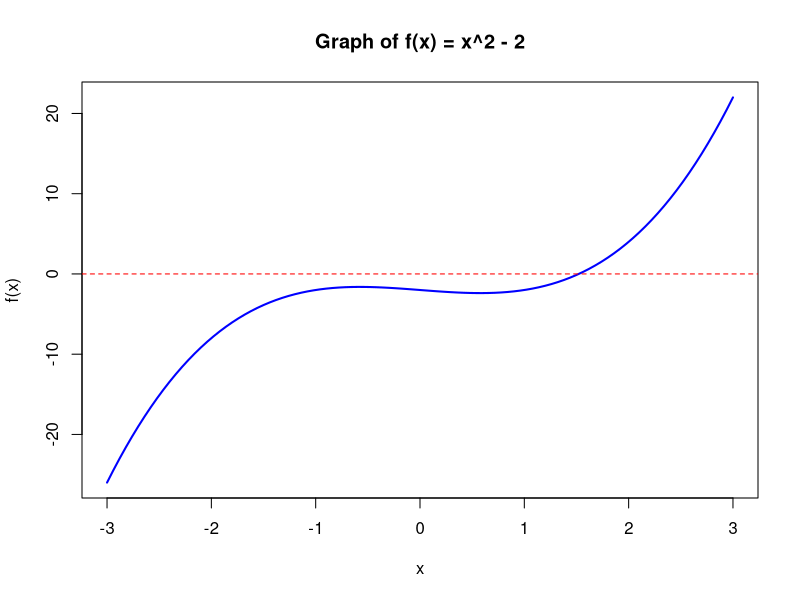
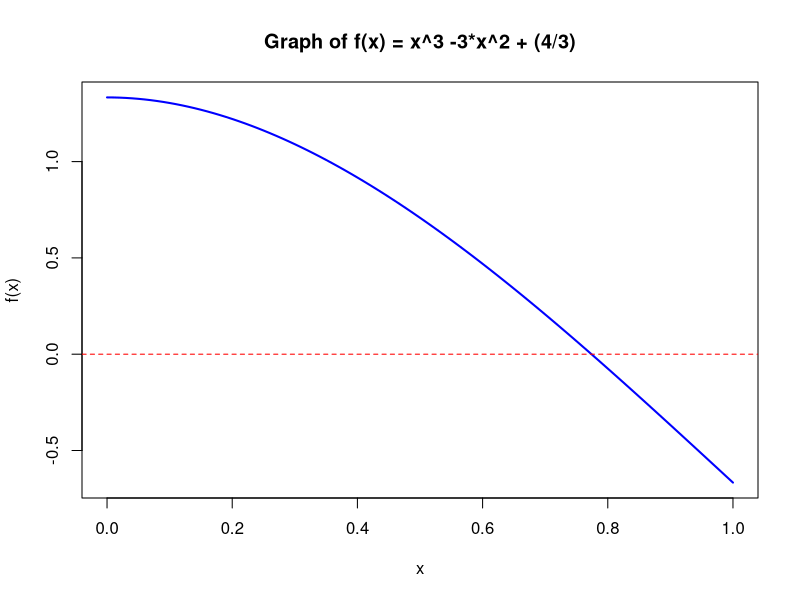

The R script that drew these images, in order: (Note: this script raises an error after producing the figures.)
## ---- chunk 1
bisection_alg = function(f, a, b, tol, max_iter) {
  if (f(a) * f(b) >= 0) {
    stop("Function does not have opposite signs at endpoints")
  }
  iter = 0
  while ((b - a) / 2 > tol && iter < max_iter) {
    c = (a+b) / 2
    if (f(c) == 0) {
      return(c)
    }
    else if (f(a) * f(c) < 0) {
      b = c
    }
    else {
      a = c
    }
    iter = iter + 1
  }
  return((a+b) / 2)
}
## ---- chunk 2
f = function(x) x^3 - x - 2
bisection_alg(f, 1, 2, 1e-7, 100)
## ---- chunk 3
newton_alg = function(fun, funpr, x0, tol, iter) {
  x = x0
  for (i in 1:iter) {
    f_x = fun(x)
    fp_x = funpr(x)
    if (fp_x == 0) {
      stop("Derivative is zero")
    }
    x_new = x - (f_x / fp_x)
    if (abs(x_new - x) < tol) {
      return(list(root = x_new, iterations = i))
    }
    x = x_new
  }
  stop("Algorithm reached max iterations")
}
## ---- chunk 4
curve(f, from = -3, to = 3, col = "blue", lwd = 2,
      xlab = "x", ylab = "f(x)", main = "Graph of f(x) = x^2 - 2")
abline(h = 0, col = "red", lty = 2)
## ---- chunk 5
f = function(x) x^2 - 2
fprime = function(x) 2*x
newton_alg(f, fprime, x0=1, 1e-7, 100)
## ---- chunk 6
f = function(x) x^3 -3*x^2 + (4/3)

curve(f, from = 0, to = 1, col = "blue", lwd = 2,
      xlab = "x", ylab = "f(x)", main = "Graph of f(x) = x^3 -3*x^2 + (4/3)")
abline(h = 0, col = "red", lty = 2)
## ---- chunk 7
f = function(x) x^3 -3*x^2 + (4/3)
fprime = function(x) 3*x^2 - 6*x
newton_alg(f, fprime, 0.5, 1e-7, 100)
## ---- chunk 8
newton_mle <- function(start, data, tol = 1e-7, maxiter = 100) {
  p = start
  for (i in 1:maxiter) {
    p_new = p - score(p, data)/info(p, data)
    if (abs(p_new - p) < tol) {
      return(list(estimate = p_new, iterations = i))
    }
    p = p_new
  }
  stop("Did not converge")
}
## ---- chunk 9
#Seed for reproducibility 
set.seed(42)

#rbinom is used to generate random variables from the binomial distribution.To draw from Bernoulli, we set size to 1. 

x = rbinom(20, size=1, prob=0.6)

#Let's try this with 20 Bernoulli random variables with success probability p=0.6.

#Log-likelihood derivative (score)
score = function(p, data) {
  sum(data)/p - (length(data) - sum(data))/(1-p)
}

#Second derivative
info = function(p, data) {
  -sum(data)/p^2 - (length(data) - sum(data))/(1-p)^2
}

#Now let's call the Newton-Raphson MLE algorithm.

newton_mle(start= 0.5, data = x)
## ---- chunk 10
mean(x)
## ---- chunk 11
set.seed(42)
x = rgeom(20, p=0.7)

# Log-likelihood derivative (score)
score = function(p, data) {
  (length(data) / p) - ((sum(data) - length(data)) / (1-p))
}

# Second derivative
info = function(p, data) {
  (-n/p^2) - ((sum(data) - length(data)) / (1-p)^2)
}

# Now let's call the Newton-Raphson MLE algorithm.

newton_mle(start= 0.5, data = x)

check_mle = 1/mean(x)
check_mle
